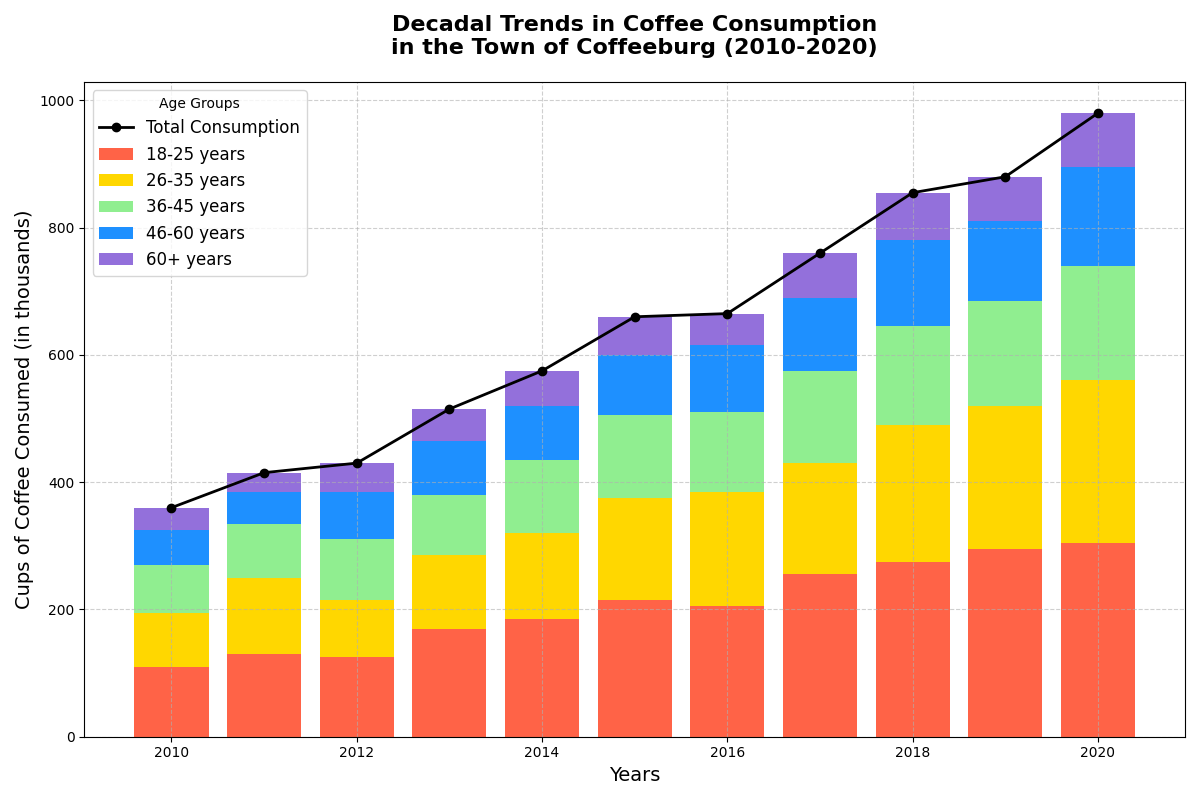

Python code for this plot:
import matplotlib.pyplot as plt
import numpy as np

# Data with altered content within age groups while preserving structure
years = np.arange(2010, 2021)
age_groups = ['18-25', '26-35', '36-45', '46-60', '60+']
consumption = np.array([
    [110, 130, 125, 170, 185, 215, 205, 255, 275, 295, 305], # 18-25
    [85, 120, 90, 115, 135, 160, 180, 175, 215, 225, 255],  # 26-35
    [75, 85, 95, 95, 115, 130, 125, 145, 155, 165, 180],    # 36-45
    [55, 50, 75, 85, 85, 95, 105, 115, 135, 125, 155],      # 46-60
    [35, 30, 45, 50, 55, 60, 50, 70, 75, 70, 85]            # 60+
])

colors = ['#FF6347', '#FFD700', '#90EE90', '#1E90FF', '#9370DB']

fig, ax = plt.subplots(1, 1, figsize=(12, 8))

bottom_vals = np.zeros_like(consumption[0])
for i, age_group in enumerate(age_groups):
    ax.bar(years, consumption[i], bottom=bottom_vals, color=colors[i], label=f'{age_group} years')
    bottom_vals += consumption[i]

cumulative_consumption = consumption.sum(axis=0)
ax.plot(years, cumulative_consumption, color='black', marker='o', linestyle='-', linewidth=2, markersize=6, label='Total Consumption')

ax.set_title('Decadal Trends in Coffee Consumption\nin the Town of Coffeeburg (2010-2020)', fontsize=16, weight='bold', pad=20)
ax.set_xlabel('Years', fontsize=14)
ax.set_ylabel('Cups of Coffee Consumed (in thousands)', fontsize=14)

ax.legend(title='Age Groups', loc='upper left', fontsize=12)

ax.grid(True, linestyle='--', alpha=0.6)

plt.tight_layout()

plt.show()
